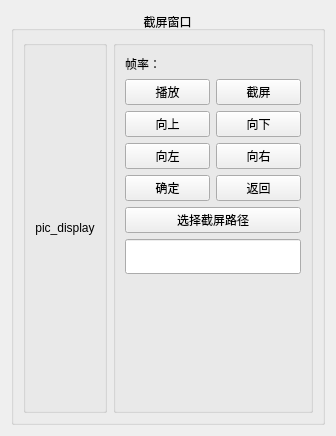
        <widget class="QWidget" name="tab_6">
         <attribute name="title">
          <string>截屏功能</string>
         </attribute>
         <layout class="QHBoxLayout" name="horizontalLayout_33">
          <item>
           <widget class="QGroupBox" name="groupBox_4">
            <property name="title">
             <string>截屏窗口</string>
            </property>
            <property name="alignment">
             <set>Qt::AlignCenter</set>
            </property>
            <layout class="QHBoxLayout" name="horizontalLayout_32">
             <item>
              <layout class="QHBoxLayout" name="horizontalLayout_12" stretch="5,1">
               <item>
                <widget class="QGroupBox" name="groupBox_8">
                 <property name="title">
                  <string/>
                 </property>
                 <layout class="QVBoxLayout" name="verticalLayout_6">
                  <item>
                   <widget class="QLabel" name="pic_display">
                    <property name="sizePolicy">
                     <sizepolicy hsizetype="Preferred" vsizetype="Preferred">
                      <horstretch>0</horstretch>
                      <verstretch>0</verstretch>
                     </sizepolicy>
                    </property>
                    <property name="text">
                     <string>pic_display</string>
                    </property>
                    <property name="alignment">
                     <set>Qt::AlignCenter</set>
                    </property>
                   </widget>
                  </item>
                 </layout>
                </widget>
               </item>
               <item>
                <widget class="QGroupBox" name="groupBox_11">
                 <property name="title">
                  <string/>
                 </property>
                 <layout class="QVBoxLayout" name="verticalLayout_14">
                  <item>
                   <layout class="QVBoxLayout" name="verticalLayout_9">
                    <item>
                     <widget class="QLabel" name="frame_rate">
                      <property name="styleSheet">
                       <string notr="true">font: 75 14pt &quot;楷体&quot;;</string>
                      </property>
                      <property name="text">
                       <string>帧率：</string>
                      </property>
                     </widget>
                    </item>
                    <item>
                     <layout class="QHBoxLayout" name="horizontalLayout_11">
                      <item>
                       <widget class="QPushButton" name="player">
                        <property name="text">
                         <string>播放</string>
                        </property>
                       </widget>
                      </item>
                      <item>
                       <widget class="QPushButton" name="shootscreen">
                        <property name="text">
                         <string>截屏</string>
                        </property>
                       </widget>
                      </item>
                     </layout>
                    </item>
                    <item>
                     <layout class="QHBoxLayout" name="horizontalLayout_24">
                      <item>
                       <widget class="QPushButton" name="up_bnt">
                        <property name="text">
                         <string>向上</string>
                        </property>
                       </widget>
                      </item>
                      <item>
                       <widget class="QPushButton" name="down_bnt">
                        <property name="text">
                         <string>向下</string>
                        </property>
                       </widget>
                      </item>
                     </layout>
                    </item>
                    <item>
                     <layout class="QHBoxLayout" name="horizontalLayout_34">
                      <item>
                       <widget class="QPushButton" name="right_bnt">
                        <property name="text">
                         <string>向左</string>
                        </property>
                       </widget>
                      </item>
                      <item>
                       <widget class="QPushButton" name="left_bnt">
                        <property name="text">
                         <string>向右</string>
                        </property>
                       </widget>
                      </item>
                     </layout>
                    </item>
                    <item>
                     <layout class="QHBoxLayout" name="horizontalLayout_40">
                      <item>
                       <widget class="QPushButton" name="ok_bnt">
                        <property name="text">
                         <string>确定</string>
                        </property>
                       </widget>
                      </item>
                      <item>
                       <widget class="QPushButton" name="back_bnt">
                        <property name="text">
                         <string>返回</string>
                        </property>
                       </widget>
                      </item>
                     </layout>
                    </item>
                    <item>
                     <widget class="QPushButton" name="chooseJpegPath">
                      <property name="text">
                       <string>选择截屏路径</string>
                      </property>
                     </widget>
                    </item>
                    <item>
                     <widget class="QLineEdit" name="JpegPath">
                      <property name="minimumSize">
                       <size>
                        <width>176</width>
                        <height>35</height>
                       </size>
                      </property>
                      <property name="maximumSize">
                       <size>
                        <width>16777215</width>
                        <height>16777215</height>
                       </size>
                      </property>
                      <property name="styleSheet">
                       <string notr="true">font: 75 10pt &quot;楷体&quot;;</string>
                      </property>
                     </widget>
                    </item>
                    <item>
                     <widget class="QLabel" name="label_18">
                      <property name="minimumSize">
                       <size>
                        <width>131</width>
                        <height>121</height>
                       </size>
                      </property>
                      <property name="maximumSize">
                       <size>
                        <width>131</width>
                        <height>121</height>
                       </size>
                      </property>
                      <property name="styleSheet">
                       <string notr="true">border-image: url(:/image/abd2226a2ffaf01e16cad751d04ea9f0.png);</string>
                      </property>
                      <property name="text">
                       <string/>
                      </property>
                     </widget>
                    </item>
                   </layout>
                  </item>
                 </layout>
                </widget>
               </item>
              </layout>
             </item>
            </layout>
           </widget>
          </item>
         </layout>
        </widget>
